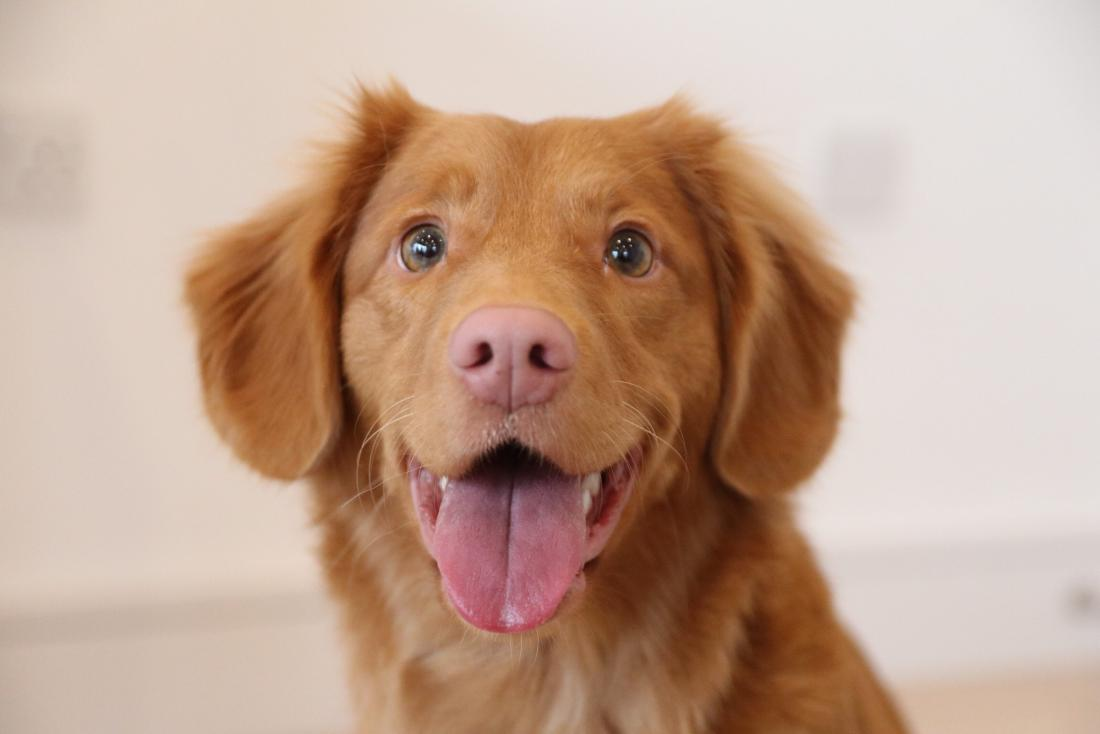
#> input picture Weeks/W0401/puppy.jpg, 1100 x 734 px
$ python EdgeDetection.py   (older library calls are emulated)
#> lines starting #> are read from the running program, lines starting #| are printed output that depends on the picture; after the words box and inside, x2 and y2 are one past the last pixel; in counts of white or black regions, pixels touching at a corner belong together
# COS470 by Xin Zhang
import cv2
import numpy as np

# Load the image in grayscale
image = cv2.imread('puppy.jpg', cv2.IMREAD_GRAYSCALE)
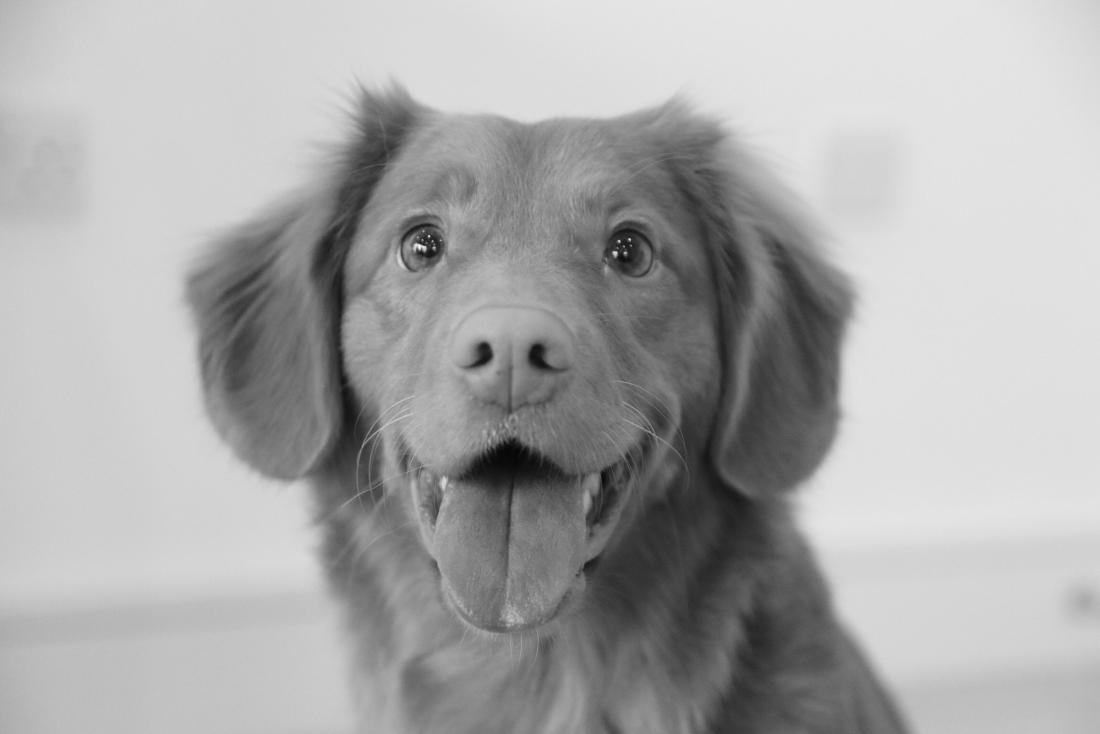
#> image: shape (734, 1100); min 3, max 251, mean 169.5


# Sobel:
# Apply Sobel operator to find the gradient in the x direction
sobel_x = cv2.Sobel(image, cv2.CV_64F, 1, 0, ksize=3)
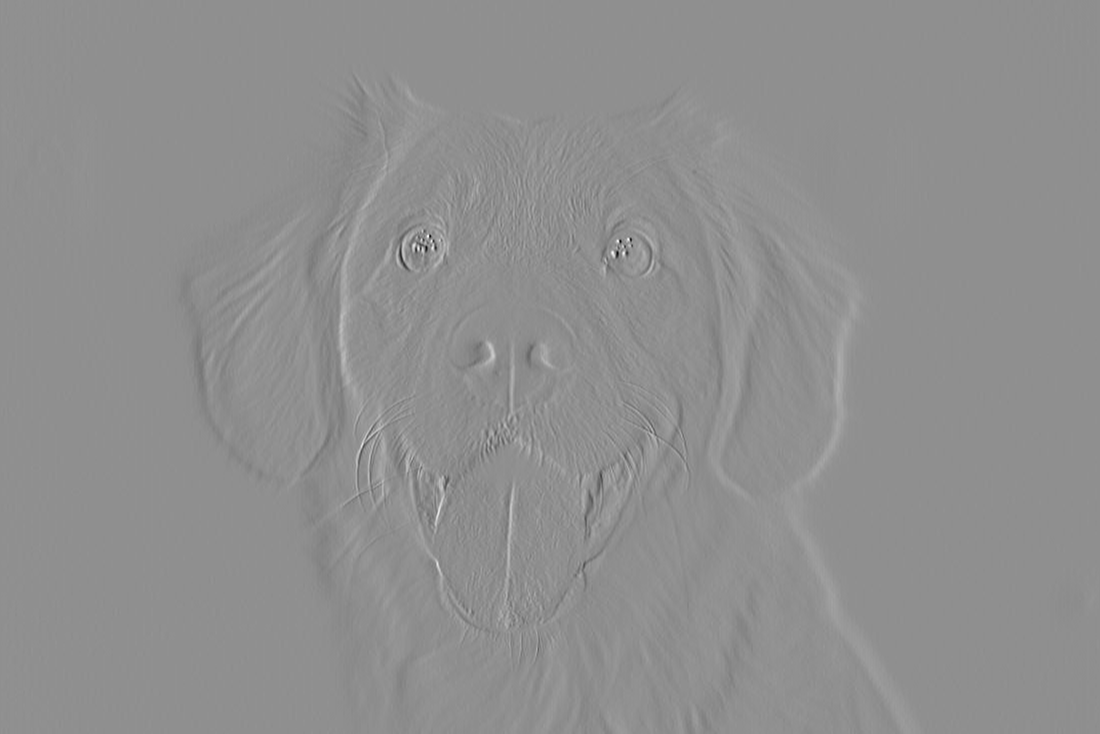
#> sobel_x: shape (734, 1100) float64; min -597, max 463, mean 0.2; drawn with min black and max white

# Apply Sobel operator to find the gradient in the y direction
sobel_y = cv2.Sobel(image, cv2.CV_64F, 0, 1, ksize=3)
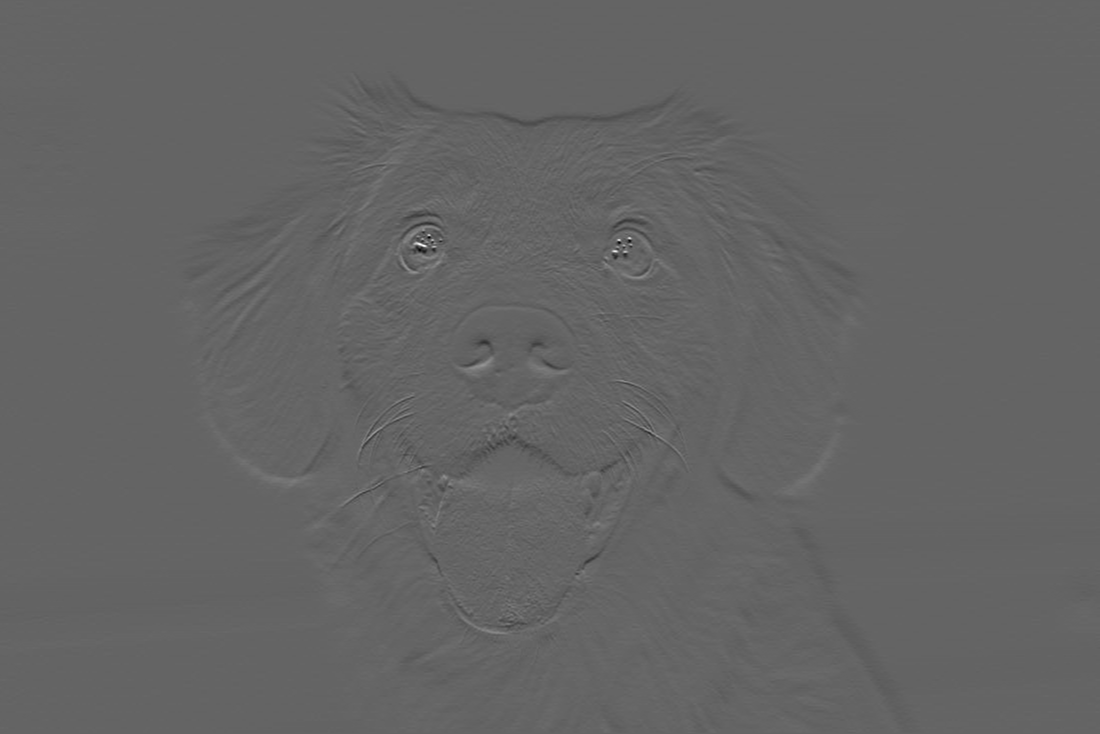
#> sobel_y: shape (734, 1100) float64; min -455, max 696, mean -0.7; drawn with min black and max white

# Calculate the gradient magnitude
sobel_magnitude = np.sqrt(sobel_x**2 + sobel_y**2)

# Convert magnitude to uint8
sobel_magnitude = np.uint8(np.absolute(sobel_magnitude))
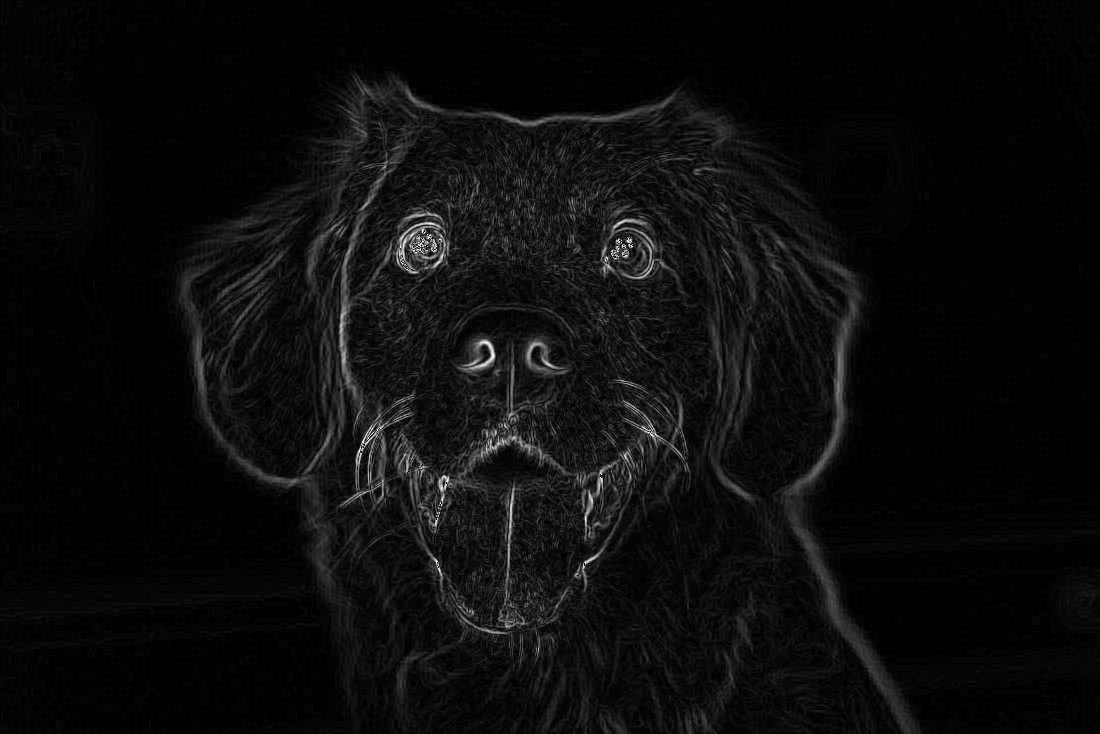
#> sobel_magnitude: shape (734, 1100); min 0, max 255, mean 11.7

# Display the original and Sobel filtered images
cv2.imshow('Original Image', image)
cv2.imshow('Sobel Magnitude', sobel_magnitude)
cv2.waitKey(0)
cv2.destroyAllWindows()


# Canny:
# Apply Gaussian blur to smooth the image and reduce noise
blurred_image = cv2.GaussianBlur(image, (5, 5), 1.2)

# Apply Canny edge detection
edges = cv2.Canny(blurred_image, 100, 200)
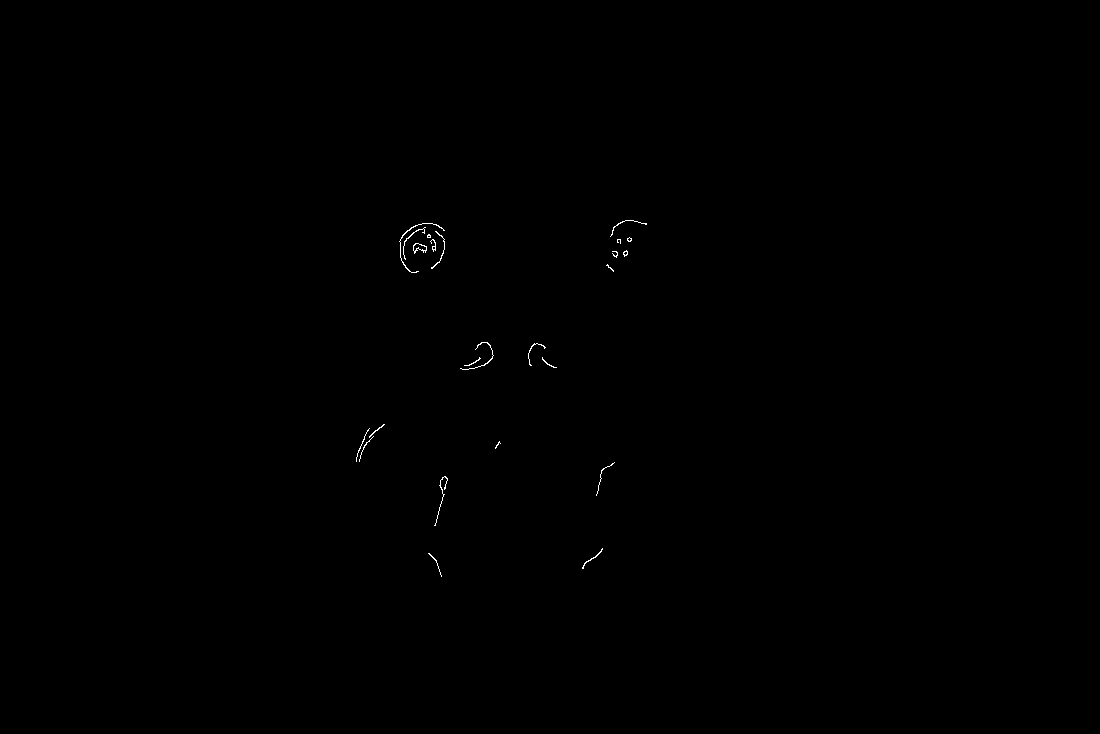
#> edges: shape (734, 1100); 0.11% white in thin lines or dots, all inside (x1, y1, x2, y2) = (356, 220, 647, 577)

# Display the original and Canny edge images
cv2.imshow('Original Image', image)
cv2.imshow('Canny Edges', edges)
cv2.waitKey(0)
cv2.destroyAllWindows()
